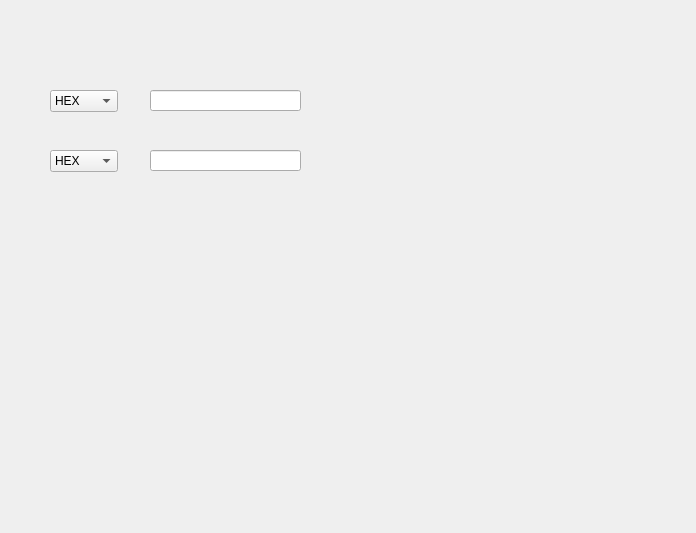
<?xml version="1.0" encoding="UTF-8"?>
<ui version="4.0">
 <class>Form</class>
 <widget class="QWidget" name="Form">
  <property name="geometry">
   <rect>
    <x>0</x>
    <y>0</y>
    <width>696</width>
    <height>533</height>
   </rect>
  </property>
  <property name="windowTitle">
   <string>Form</string>
  </property>
  <widget class="QLineEdit" name="inputString">
   <property name="geometry">
    <rect>
     <x>150</x>
     <y>90</y>
     <width>151</width>
     <height>21</height>
    </rect>
   </property>
  </widget>
  <widget class="QLineEdit" name="outputString">
   <property name="geometry">
    <rect>
     <x>150</x>
     <y>150</y>
     <width>151</width>
     <height>21</height>
    </rect>
   </property>
  </widget>
  <widget class="QWidget" name="InputModul" native="true">
   <property name="geometry">
    <rect>
     <x>310</x>
     <y>40</y>
     <width>371</width>
     <height>431</height>
    </rect>
   </property>
  </widget>
  <widget class="QComboBox" name="inputBox">
   <property name="geometry">
    <rect>
     <x>50</x>
     <y>90</y>
     <width>68</width>
     <height>22</height>
    </rect>
   </property>
   <item>
    <property name="text">
     <string>HEX</string>
    </property>
   </item>
   <item>
    <property name="text">
     <string>BIN</string>
    </property>
   </item>
   <item>
    <property name="text">
     <string>DEZ</string>
    </property>
   </item>
   <item>
    <property name="text">
     <string>TERN</string>
    </property>
   </item>
   <item>
    <property name="text">
     <string>OCT</string>
    </property>
   </item>
  </widget>
  <widget class="QComboBox" name="outputBox">
   <property name="geometry">
    <rect>
     <x>50</x>
     <y>150</y>
     <width>68</width>
     <height>22</height>
    </rect>
   </property>
   <item>
    <property name="text">
     <string>HEX</string>
    </property>
   </item>
   <item>
    <property name="text">
     <string>BIN</string>
    </property>
   </item>
   <item>
    <property name="text">
     <string>DEZ</string>
    </property>
   </item>
   <item>
    <property name="text">
     <string>TERN</string>
    </property>
   </item>
   <item>
    <property name="text">
     <string>OCT</string>
    </property>
   </item>
  </widget>
 </widget>
 <resources/>
 <connections>
  <connection>
   <sender>inputBox</sender>
   <signal>currentIndexChanged(int)</signal>
   <receiver>Form</receiver>
   <slot>getInput()</slot>
   <hints>
    <hint type="sourcelabel">
     <x>81</x>
     <y>98</y>
    </hint>
    <hint type="destinationlabel">
     <x>117</x>
     <y>35</y>
    </hint>
   </hints>
  </connection>
 </connections>
</ui>
